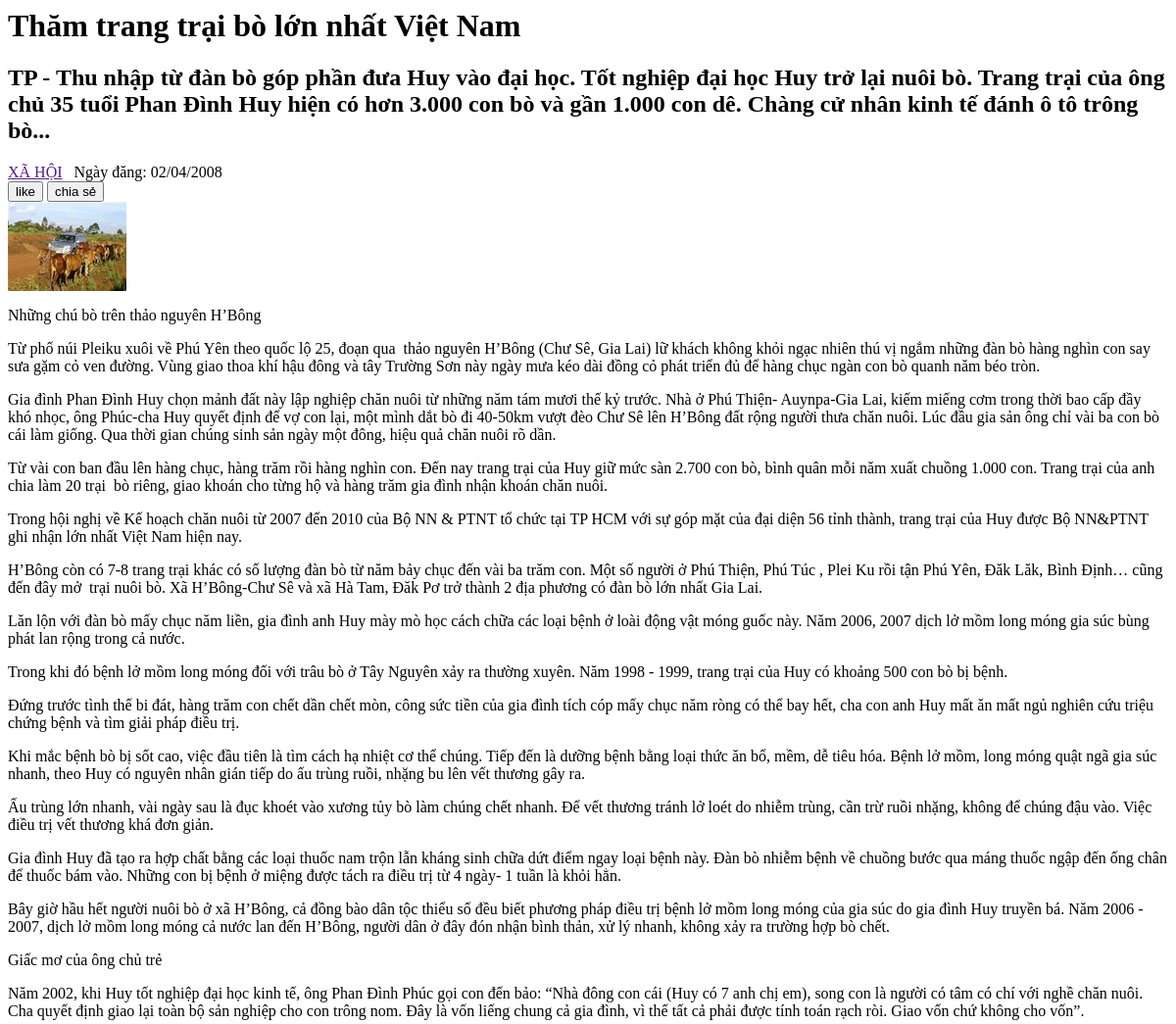
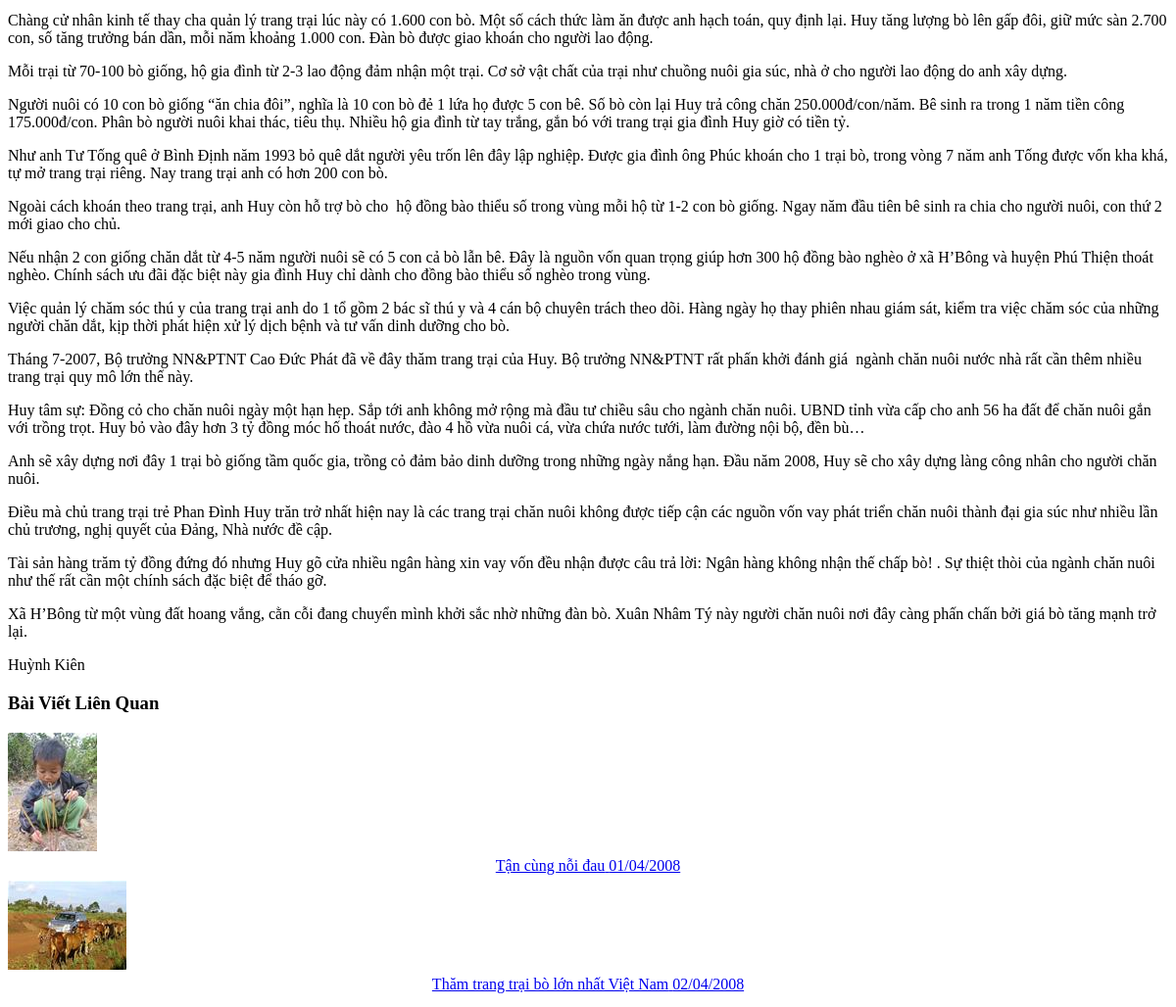
Page /tinchitiet.php?slug=tham-trang-trai-bo-lon-nhat-viet-nam on the earlier database version (2 pictures, top to bottom).
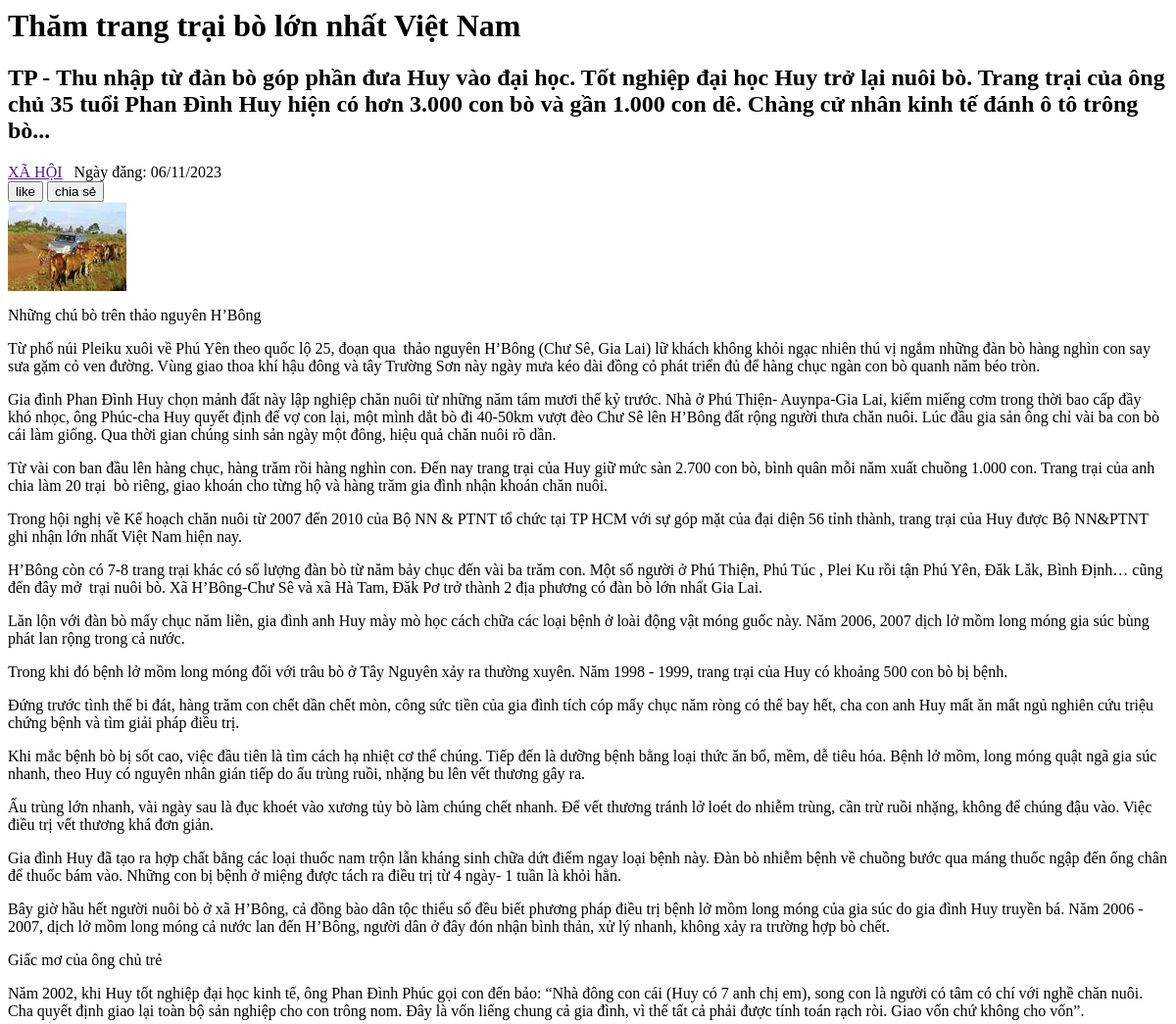
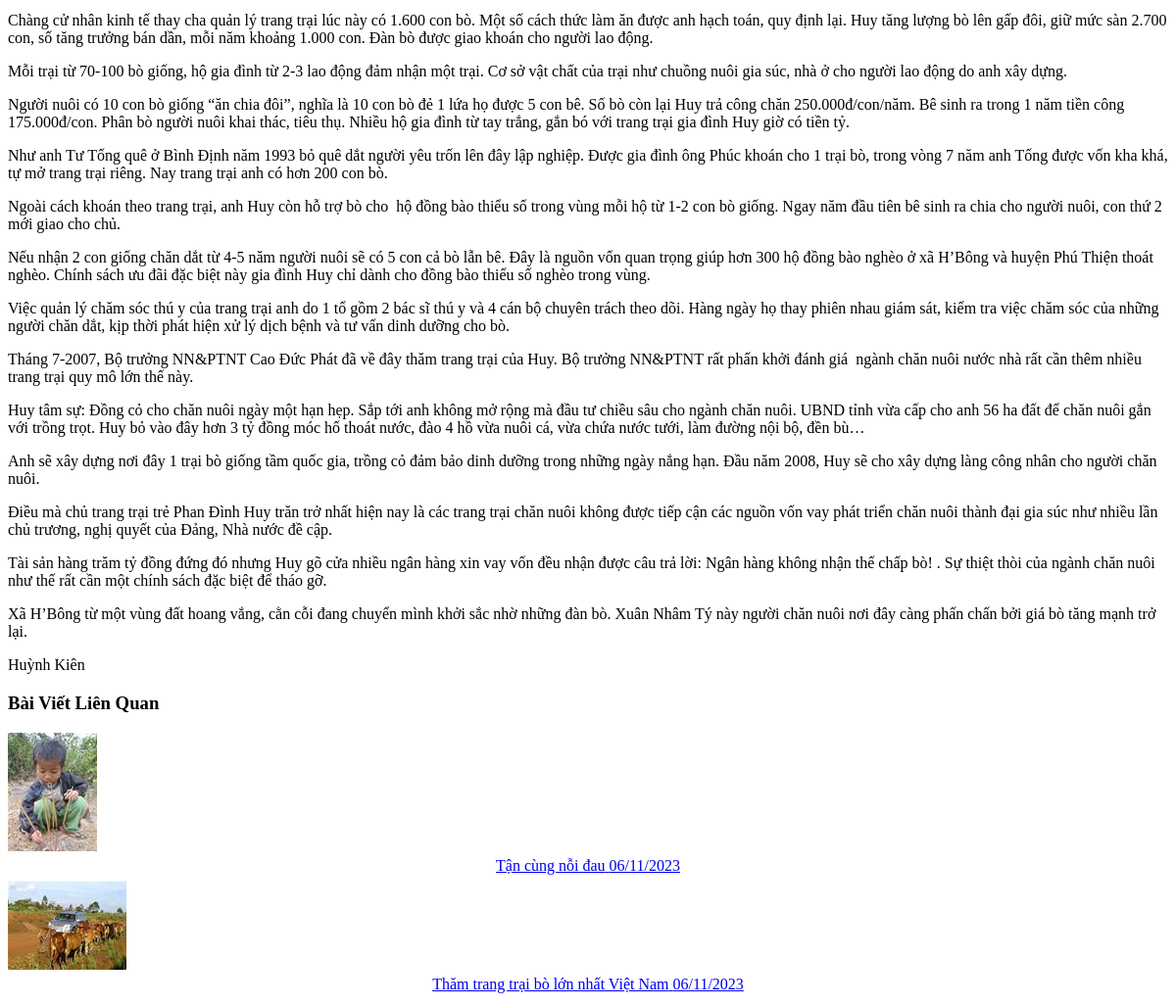
Same page on the later database version (2 pictures, top to bottom).
### tables this page shows
CREATE TABLE `tin` (
  `idTin` int(11) NOT NULL,
  `lang` char(2) NOT NULL DEFAULT 'vi',
  `TieuDe` varchar(255) NOT NULL DEFAULT '',
  `slug` varchar(255) NOT NULL,
  `TomTat` varchar(1000) DEFAULT NULL,
  `urlHinh` varchar(255) DEFAULT NULL,
  `Ngay` time DEFAULT current_timestamp(),
  `Content` text DEFAULT NULL,
  `idLT` int(11) NOT NULL DEFAULT 0,
  `SoLanXem` int(11) DEFAULT 0,
  `NoiBat` tinyint(1) DEFAULT 0,
  `AnHien` tinyint(1) DEFAULT 1,
  `tags` varchar(2000) DEFAULT NULL
);

CREATE TABLE `loaitin` (
  `idLT` int(11) NOT NULL,
  `lang` char(2) DEFAULT 'vi',
  `Ten` varchar(100) NOT NULL DEFAULT '',
  `slug` varchar(100) NOT NULL,
  `ThuTu` tinyint(11) DEFAULT 0,
  `AnHien` tinyint(1) DEFAULT 1,
  `MoTa` varchar(4000) NOT NULL,
  `idTL` int(11) NOT NULL DEFAULT 1
);

### functions.php (called while the page is built, shortened)
<?php
  function executeResult($sql)  {
    $conn= new mysqli(DB_HOST,DB_USERNAME,DB_PASSWORD,DB_NAME);
    mysqli_set_charset($conn, "utf8");
    $result=mysqli_query($conn,$sql);
    $data=[];
    if($result!=null){
        while ($row=mysqli_fetch_assoc($result)) {
            $data[]=$row;
        }
    }
    return $data;
  }
  function executeSingerResult($sql){
    $conn= mysqli_connect(DB_HOST,DB_USERNAME,DB_PASSWORD,DB_NAME);
    mysqli_set_charset($conn, "utf8");
       $result=mysqli_query($conn,$sql);
       $row="";
       if($result!=null){
          $row=mysqli_fetch_array($result,1);
      }
    return $row;
  }
  function layidTin($tieude_KhongDau){
    $sql = "SELECT idTin FROM tin WHERE slug=?";
    $db_Host = DB_HOST;
    $db_User= DB_USERNAME;
    $db_Pass= DB_PASSWORD;
    $db_Name = DB_NAME;
    $conn =new PDO("mysql:host={$db_Host};dbname={$db_Name};charset=utf8","{$db_User}","{$db_Pass}");
    $st = $conn->prepare($sql);
    $st->execute( [$tieude_KhongDau] );
    $data = $st->fetchAll(PDO::FETCH_ASSOC);
    return $data[0]['idTin'];
  }
?>

### tinchitiet.php (the view, shortened to what this page needs)
<?php
    require_once "./functions.php";
    $slug = $_GET['slug']??'';
    $idTin = layidTin($slug);
    settype($idTin, "int");
    $sql="SELECT tin.*,loaitin.Ten as tenloaitin,loaitin.idLT FROM tin
                  INNER JOIN loaitin on tin.idLT=loaitin.idLT
                  WHERE idTin=$idTin ";
    $result=executeSingerResult($sql);
    $idLT=$result['idLT'];
    $limit= NUM_RELATED_POST;
    $sql="SELECT * FROM  tin WHERE idLT=$idLT AND idTin<= $idTin AND AnHien=1 limit 0,$limit ";
    $result2=executeResult($sql);
?>
<html>
<div class="listNewAnnAd">
    <div class="categoryNews">
        <div class="categoryNews-header">
            <h1><?= $result['TieuDe']  ?></h1>
            <?php if (trim($result['TomTat'])!="") {?>
            <h2 class="motatin"><?= $result['TomTat']  ?></h2>
            <?php } ?>
            <div class="infor-1">
                <a href=""> <?= mb_convert_case($result['tenloaitin'], MB_CASE_UPPER, 'utf-8') ?></a>
                <span> Ngày đăng: <?= date('d/m/Y',strtotime($result['Ngay'])) ?></span>
            </div>
            <div class="socails"><button><i class='bx bxs-like'></i>like</button> <button>chia sẻ</button></div>
        </div>
        <div class="contentct">
            <img src=" <?= $result['urlHinh'] ?>" alt="">
             <?= $result['Content'] ?>
        </div>
    </div>
</div>
<div class="listNewAnnAd">
    <div class="related-Posts">
        <div class="related-Posts-header">
            <h3>Bài Viết Liên Quan</h3>
        </div>
        <div class="related-Posts_list">
           <?php
           $baseDir = BASE_DIR;
           foreach ($result2 as $item) {
               $image = $item['urlHinh'] == '' ? BASE_DIR."images/defaultimg.jpg" : $item['urlHinh'];
               $ngay = date('d/m/Y',strtotime($item['Ngay']));
               echo "
                <a href='{$baseDir}bv/{$item['slug']}.html' class='card'>
                    <img src='$image' >
                    <div class='card-txt' style='text-align:center'>
                        <span class='card-title'>$item[TieuDe]</span>
                        <span style='height:30px;line-height:30px;' class='card-date'>$ngay</span>
                    </div>
                </a>
                "; }
           ?>
        </div>
    </div>
</div>
</html>

### tinchitiet.php (style rules this page uses)
.infor-1 { display: flex; }

Differences in the rows shown:
changed tin "Thăm trang trại bò lớn nhất Việt Nam": Ngay "02/04/2008" → "06/11/2023"
changed tin "Tận cùng nỗi đau": Ngay "01/04/2008" → "06/11/2023"
